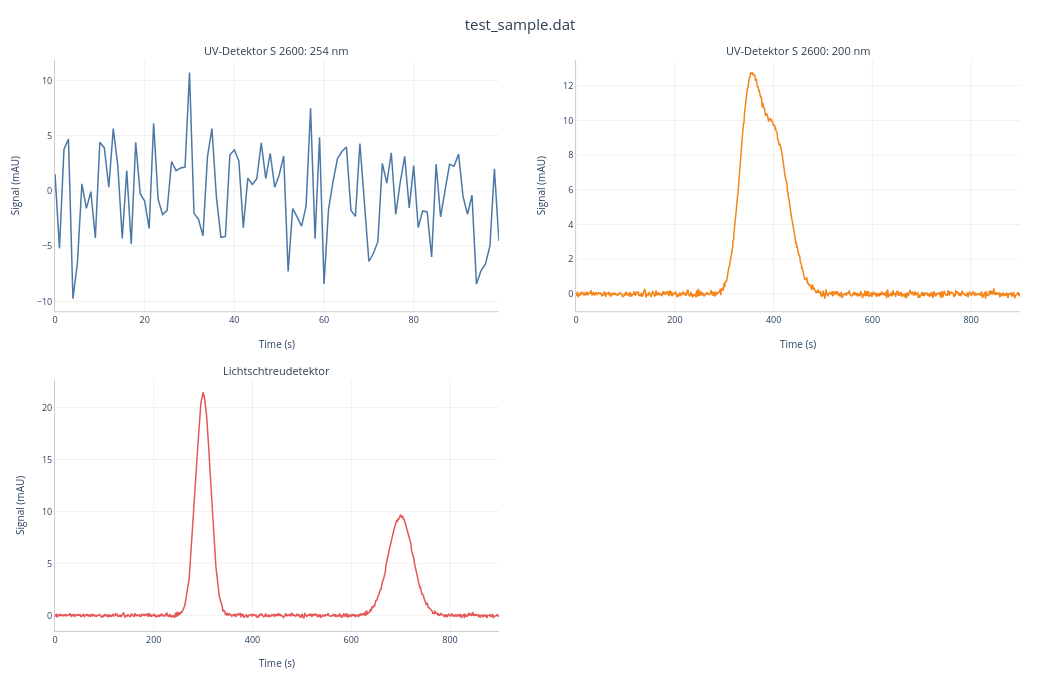

Notebook source saved alongside this figure:
### Code cell
import HPLC
import numpy as np
import numpy as np
from scipy.special import erf
from HPLC.models.signal import Signal2D
from HPLC.models.chromatogram import Chromatogram
from HPLC.testing.mock_generators import make_raw_signal, make_signal2d, expected_peak_properties, make_chromatogram

DIFFICULT_PEAKS = [
    {"mu": 800, "amplitude": 80,  "sigma": 8,  "alpha": -10.0},  # extreme fronting
    {"mu": 200, "amplitude": 100, "sigma": 12, "alpha": 0.0},    # symmetric
    {"mu": 350, "amplitude": 60,  "sigma": 12, "alpha": 5.0},    # tailing
    {"mu": 480, "amplitude": 90,  "sigma": 12, "alpha": 3.0},    # mild tailing
]
NOISE = 0
DURATION = 1200

# make_signal2d(DIFFICULT_PEAKS, noise_scale=NOISE, duration=1200).display()

make_chromatogram({
        "UV-Detektor S 2600: 254 nm": {"peaks": [], "noise_scale": 5, "duration":100},
        "UV-Detektor S 2600: 200 nm": {"peaks": [
            {"mu": 350, "amplitude": 500, "sigma": 20, "alpha": 0.0},
            {"mu": 400, "amplitude": 700, "sigma": 30, "alpha": 0.0},
        ]},
        "Lichtschtreudetektor": {"peaks": [
            {"mu": 300, "amplitude": 800, "sigma": 15, "alpha": 0.0},
            {"mu": 700, "amplitude": 600, "sigma": 25, "alpha": 0.0},
        ]},
    }).display().detect_peaks()

### Figure 1 — Plotly figure (JSON) as saved in the notebook; plotly's stock layout.template omitted (floating-point values rounded to 4 significant figures; data arrays with more than 128 entries replaced by an {"elided": "..."} marker saying what was removed)
{"data": [{"customdata": [1.524, -5.2, 3.752, 4.703, -9.755, -6.511, 0.6392, -1.581, -0.08401, -4.265, 4.397, 3.889, 0.3302, 5.636, 2.338, -4.296, 1.844, -4.794, 4.392, -0.2496, -0.9243, -3.405, 6.113, -0.7726, -2.142, -1.761, 2.662, 1.827, 2.064, 2.154, 10.71, -2.032, -2.561, -4.069, 3.08, 5.645, -0.5697, -4.201, -4.122, 3.253, 3.716, 2.716, -3.328, 1.161, 0.5834, 1.093, 4.357, 1.118, 3.395, 0.3379, 1.446, 3.156, -7.286, -1.598, -2.352, -3.194, -1.376, 7.475, -4.329, 4.841, -8.414, -1.674, 0.8138, 2.931, 3.556, 3.967, -1.744, -2.312, 4.29, -0.9565, -6.378, -5.666, -4.597, 2.486, 0.7121, 3.452, -2.136, 0.7927, 3.128, -1.547, 2.284, -3.31, -1.815, -1.909, -5.979, 2.435, -2.347, 0.06247, 2.404, 2.233, 3.327, -0.4924, -2.116, -0.3986, -8.437, -7.236, -6.613, -4.986, 1.999, -4.527], "hovertemplate": "<b>UV-Detektor S 2600: 254 nm</b><br>Time: %{x:.3f} s<br>Signal: %{customdata:.2f} mAU<extra></extra>", "legendgroup": "UV-Detektor S 2600: 254 nm", "line": {"color": "#4C78A8", "width": 1.5}, "mode": "lines", "name": "UV-Detektor S 2600: 254 nm", "type": "scatter", "x": [0.0, 1.0, 2.0, 3.0, 4.0, 5.0, 6.0, 7.0, 8.0, 9.0, 10.0, 11.0, 12.0, 13.0, 14.0, 15.0, 16.0, 17.0, 18.0, 19.0, 20.0, 21.0, 22.0, 23.0, 24.0, 25.0, 26.0, 27.0, 28.0, 29.0, 30.0, 31.0, 32.0, 33.0, 34.0, 35.0, 36.0, 37.0, 38.0, 39.0, 40.0, 41.0, 42.0, 43.0, 44.0, 45.0, 46.0, 47.0, 48.0, 49.0, 50.0, 51.0, 52.0, 53.0, 54.0, 55.0, 56.0, 57.0, 58.0, 59.0, 60.0, 61.0, 62.0, 63.0, 64.0, 65.0, 66.0, 67.0, 68.0, 69.0, 70.0, 71.0, 72.0, 73.0, 74.0, 75.0, 76.0, 77.0, 78.0, 79.0, 80.0, 81.0, 82.0, 83.0, 84.0, 85.0, 86.0, 87.0, 88.0, 89.0, 90.0, 91.0, 92.0, 93.0, 94.0, 95.0, 96.0, 97.0, 98.0, 99.0], "xaxis": "x", "y": [1.524, -5.2, 3.752, 4.703, -9.755, -6.511, 0.6392, -1.581, -0.08401, -4.265, 4.397, 3.889, 0.3302, 5.636, 2.338, -4.296, 1.844, -4.794, 4.392, -0.2496, -0.9243, -3.405, 6.113, -0.7726, -2.142, -1.761, 2.662, 1.827, 2.064, 2.154, 10.71, -2.032, -2.561, -4.069, 3.08, 5.645, -0.5697, -4.201, -4.122, 3.253, 3.716, 2.716, -3.328, 1.161, 0.5834, 1.093, 4.357, 1.118, 3.395, 0.3379, 1.446, 3.156, -7.286, -1.598, -2.352, -3.194, -1.376, 7.475, -4.329, 4.841, -8.414, -1.674, 0.8138, 2.931, 3.556, 3.967, -1.744, -2.312, 4.29, -0.9565, -6.378, -5.666, -4.597, 2.486, 0.7121, 3.452, -2.136, 0.7927, 3.128, -1.547, 2.284, -3.31, -1.815, -1.909, -5.979, 2.435, -2.347, 0.06247, 2.404, 2.233, 3.327, -0.4924, -2.116, -0.3986, -8.437, -7.236, -6.613, -4.986, 1.999, -4.527], "yaxis": "y"}, {"customdata": {"elided": "900 float values"}, "hovertemplate": "<b>UV-Detektor S 2600: 200 nm</b><br>Time: %{x:.3f} s<br>Signal: %{customdata:.2f} mAU<extra></extra>", "legendgroup": "UV-Detektor S 2600: 200 nm", "line": {"color": "#F58518", "width": 1.5}, "mode": "lines", "name": "UV-Detektor S 2600: 200 nm", "type": "scatter", "x": {"elided": "900 float values"}, "xaxis": "x2", "y": {"elided": "900 float values"}, "yaxis": "y2"}, {"customdata": {"elided": "900 float values"}, "hovertemplate": "<b>Lichtschtreudetektor</b><br>Time: %{x:.3f} s<br>Signal: %{customdata:.2f} mAU<extra></extra>", "legendgroup": "Lichtschtreudetektor", "line": {"color": "#E45756", "width": 1.5}, "mode": "lines", "name": "Lichtschtreudetektor", "type": "scatter", "x": {"elided": "900 float values"}, "xaxis": "x3", "y": {"elided": "900 float values"}, "yaxis": "y3"}], "layout": {"annotations": [{"font": {"color": "#2c3e50", "size": 11}, "showarrow": false, "text": "UV-Detektor S 2600: 254 nm", "x": 0.23, "xanchor": "center", "xref": "paper", "y": 1, "yanchor": "bottom", "yref": "paper"}, {"font": {"color": "#2c3e50", "size": 11}, "showarrow": false, "text": "UV-Detektor S 2600: 200 nm", "x": 0.77, "xanchor": "center", "xref": "paper", "y": 1, "yanchor": "bottom", "yref": "paper"}, {"font": {"color": "#2c3e50", "size": 11}, "showarrow": false, "text": "Lichtschtreudetektor", "x": 0.23, "xanchor": "center", "xref": "paper", "y": 0.44, "yanchor": "bottom", "yref": "paper"}], "height": 680, "hovermode": "x unified", "margin": {"b": 45, "l": 55, "r": 20, "t": 60}, "paper_bgcolor": "white", "plot_bgcolor": "white", "showlegend": false, "title": {"font": {"color": "#2c3e50", "size": 15}, "text": "test_sample.dat", "x": 0.5}, "width": 1040, "xaxis": {"anchor": "y", "domain": [0, 0.46], "gridcolor": "rgba(0,0,0,0.06)", "linecolor": "#ccc", "linewidth": 1, "showgrid": true, "tickfont": {"size": 9}, "title": {"font": {"size": 10}, "text": "Time (s)"}, "zeroline": false}, "xaxis2": {"anchor": "y2", "domain": [0.54, 1], "gridcolor": "rgba(0,0,0,0.06)", "linecolor": "#ccc", "linewidth": 1, "showgrid": true, "tickfont": {"size": 9}, "title": {"font": {"size": 10}, "text": "Time (s)"}, "zeroline": false}, "xaxis3": {"anchor": "y3", "domain": [0, 0.46], "gridcolor": "rgba(0,0,0,0.06)", "linecolor": "#ccc", "linewidth": 1, "showgrid": true, "tickfont": {"size": 9}, "title": {"font": {"size": 10}, "text": "Time (s)"}, "zeroline": false}, "xaxis4": {"anchor": "y4", "domain": [0.54, 1]}, "yaxis": {"anchor": "x", "domain": [0.56, 1], "gridcolor": "rgba(0,0,0,0.06)", "linecolor": "#ccc", "linewidth": 1, "showgrid": true, "tickfont": {"size": 9}, "title": {"font": {"size": 10}, "text": "Signal (mAU)"}, "zeroline": false}, "yaxis2": {"anchor": "x2", "domain": [0.56, 1], "gridcolor": "rgba(0,0,0,0.06)", "linecolor": "#ccc", "linewidth": 1, "showgrid": true, "tickfont": {"size": 9}, "title": {"font": {"size": 10}, "text": "Signal (mAU)"}, "zeroline": false}, "yaxis3": {"anchor": "x3", "domain": [0, 0.44], "gridcolor": "rgba(0,0,0,0.06)", "linecolor": "#ccc", "linewidth": 1, "showgrid": true, "tickfont": {"size": 9}, "title": {"font": {"size": 10}, "text": "Signal (mAU)"}, "zeroline": false}, "yaxis4": {"anchor": "x4", "domain": [0, 0.44]}}}
